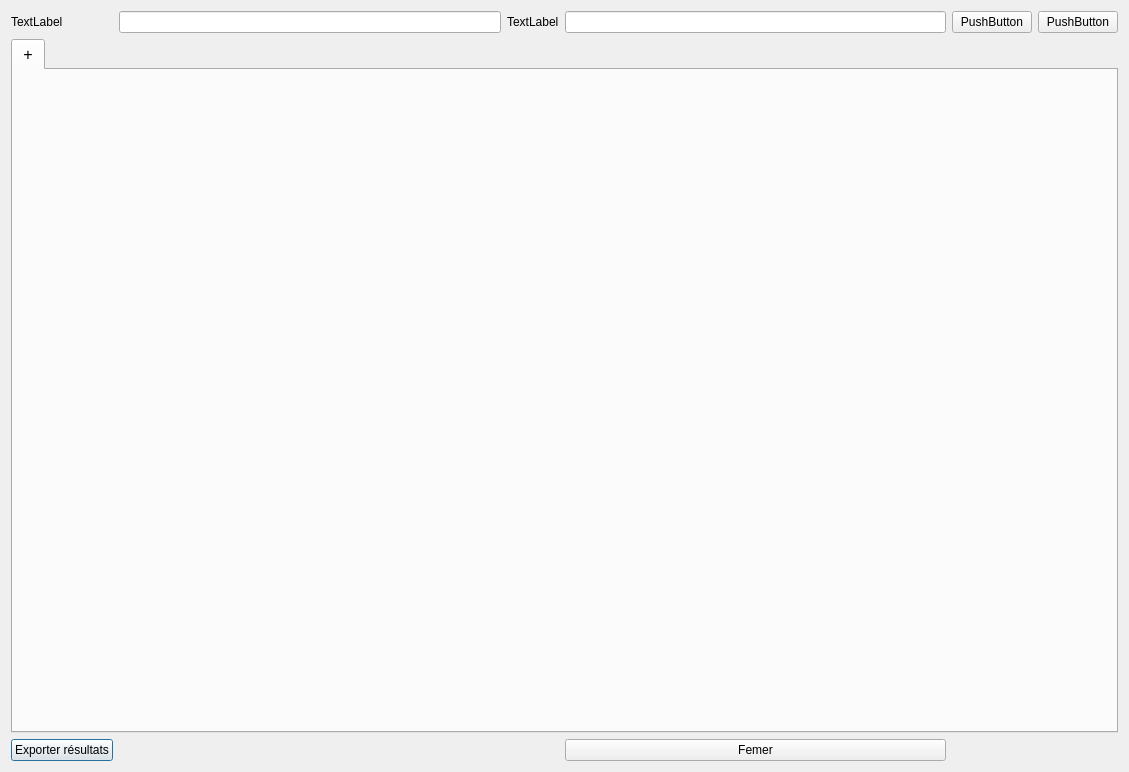
<?xml version="1.0" encoding="UTF-8"?>
<ui version="4.0">
 <class>Dialog</class>
 <widget class="QDialog" name="Dialog">
  <property name="geometry">
   <rect>
    <x>0</x>
    <y>0</y>
    <width>1129</width>
    <height>772</height>
   </rect>
  </property>
  <property name="windowTitle">
   <string>Dialog</string>
  </property>
  <layout class="QGridLayout" name="gridLayout_3">
   <item row="2" column="0">
    <widget class="QPushButton" name="export_btn">
     <property name="text">
      <string>Exporter résultats</string>
     </property>
    </widget>
   </item>
   <item row="0" column="0">
    <widget class="QLabel" name="label">
     <property name="text">
      <string>TextLabel</string>
     </property>
    </widget>
   </item>
   <item row="0" column="5">
    <widget class="QPushButton" name="pushButton">
     <property name="text">
      <string>PushButton</string>
     </property>
    </widget>
   </item>
   <item row="1" column="0" colspan="6">
    <widget class="QTabWidget" name="tabWidget">
     <property name="font">
      <font>
       <pointsize>12</pointsize>
      </font>
     </property>
     <property name="currentIndex">
      <number>0</number>
     </property>
     <widget class="QWidget" name="tab">
      <attribute name="title">
       <string>+</string>
      </attribute>
     </widget>
    </widget>
   </item>
   <item row="0" column="3">
    <widget class="QLineEdit" name="lineEdit"/>
   </item>
   <item row="0" column="1">
    <widget class="QLineEdit" name="lineEdit_2"/>
   </item>
   <item row="0" column="2">
    <widget class="QLabel" name="label_2">
     <property name="text">
      <string>TextLabel</string>
     </property>
    </widget>
   </item>
   <item row="2" column="3">
    <widget class="QPushButton" name="close_button">
     <property name="text">
      <string>Femer</string>
     </property>
    </widget>
   </item>
   <item row="0" column="4">
    <widget class="QPushButton" name="pushButton_2">
     <property name="text">
      <string>PushButton</string>
     </property>
    </widget>
   </item>
  </layout>
 </widget>
 <resources/>
 <connections/>
</ui>
